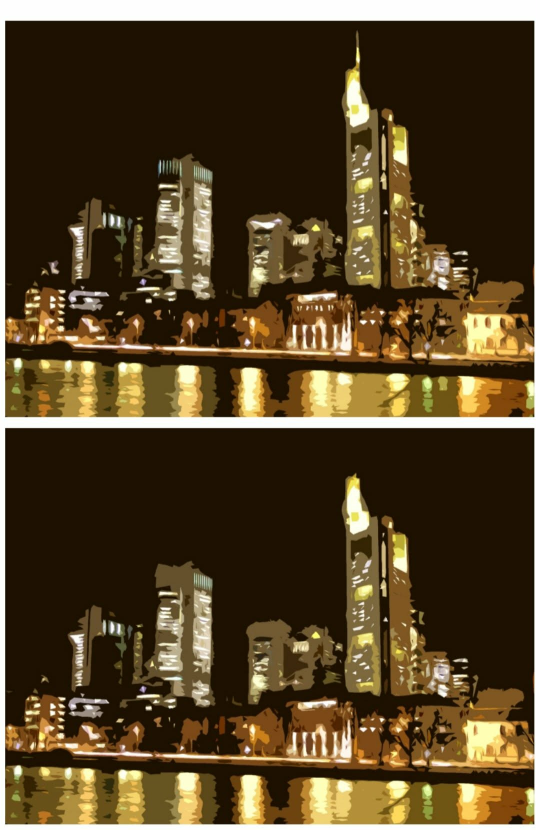
#> input picture spot_the_difference/validation_dataset/puzzle_02.jpg, 1080 x 1659 px (shown at 1/2 size); its folder holds 4 pictures in this run
$ python test_ssim_slice.py
#> lines starting #> are read from the running program, lines starting #| are printed output that depends on the picture
import cv2
import glob
import numpy as np
from skimage.metrics import structural_similarity as ssim

def _ssim(a, b):
    a = cv2.cvtColor(cv2.resize(a, (256, 256)), cv2.COLOR_BGR2GRAY)
    b = cv2.cvtColor(cv2.resize(b, (256, 256)), cv2.COLOR_BGR2GRAY)
    score, _ = ssim(a, b, full=True)
    return score

for f in sorted(glob.glob('validation_dataset/puzzle_*.jpg')):
    img = cv2.imread(f)
#> img is the input picture: shape (1659, 1080, 3); mean B, G, R 39.8, 67.8, 85.3
    h, w = img.shape[:2]
#> h = 1659; w = 1080
    gray = cv2.cvtColor(img, cv2.COLOR_BGR2GRAY)
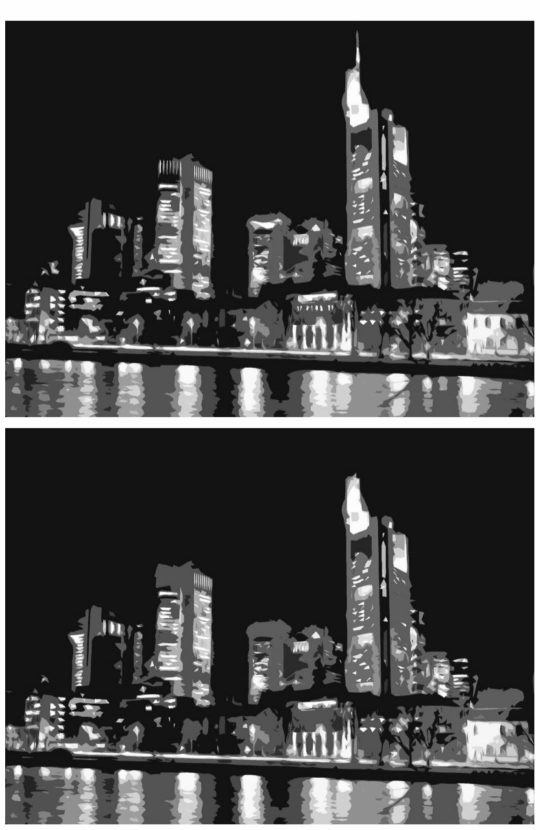
#> gray: shape (1659, 1080) (shown at 1/2 size); min 5, max 255, mean 69.8

    prof_y = gray.mean(axis=1)
#> prof_y = 1659 values, max 254.5 at index 849, min 20.83 at index 860, mean 69.85
    lo, hi = int(h * 0.2), int(h * 0.8)
#> lo = 331; hi = 1327
    smoothed = np.convolve(prof_y, np.ones(10)/10, mode='same')
#> smoothed = 1659 values, max 254 at index 5, min 23.22 at index 863, mean 69.46
    best_score = -1
    best_sep = -1
    for sep in range(lo, hi):
        if smoothed[sep] > smoothed[sep-2] and smoothed[sep] > smoothed[sep+2]:
            a, b = img[:sep], img[sep:]
            min_h = min(a.shape[0], b.shape[0])
            score = _ssim(a[-min_h:], b[:min_h])
            if score > best_score:
                best_score = score
                best_sep = sep
#> this loop made 996 passes
#> (score, best_score) on passes 14, 260, 261, 264, 283, 284, 313, 328, 329, 348, 349, 367: (0.293, 0.293), (0.328, 0.328), (0.329, 0.329), (0.332, 0.332), (0.351, 0.351), (0.354, 0.354), (0.376, 0.376), (0.386, 0.386), (0.388, 0.388), (0.405, 0.405), (0.406, 0.406), (0.41, 0.41)
#> score on passes 15, 42, 43, 60, 61, 78: 0.291, 0.245, 0.243, 0.217, 0.215, 0.196
#> after the loop, best_score = 0.933; best_sep = 846

    prof_x = gray.mean(axis=0)
#> prof_x = 1080 values, max 254.4 at index 1070, min 31.25 at index 451, mean 69.85
    lo, hi = int(w * 0.2), int(w * 0.8)
#> lo = 216; hi = 864
    smoothed_x = np.convolve(prof_x, np.ones(10)/10, mode='same')
#> smoothed_x = 1080 values, max 254 at index 1075, min 31.56 at index 455, mean 69.26
    best_score_x = -1
    best_sep_x = -1
    for sep in range(lo, hi):
        if smoothed_x[sep] > smoothed_x[sep-2] and smoothed_x[sep] > smoothed_x[sep+2]:
            a, b = img[:, :sep], img[:, sep:]
            min_w = min(a.shape[1], b.shape[1])
            score = _ssim(a[:, -min_w:], b[:, :min_w])
            if score > best_score_x:
                best_score_x = score
                best_sep_x = sep
#> this loop made 648 passes
#> (score, best_score_x) on pass 28: (0.448, 0.448)
#> score on passes 29, 59, 60, 85, 86, 146: 0.447, 0.431, 0.43, 0.424, 0.426, 0.447
#> after the loop, best_score_x = 0.448; best_sep_x = 243

    print(f"=== {f} ===")
    print(f"H-cut at {best_sep} (SSIM {best_score:.3f}) | V-cut at {best_sep_x} (SSIM {best_score_x:.3f})")
#| H-cut at 846 (SSIM 0.933) | V-cut at 243 (SSIM 0.448)
#> pass 2 of the loop `for f in sorted(glob.glob('validation_dataset/puzzle_*.jpg')):`:
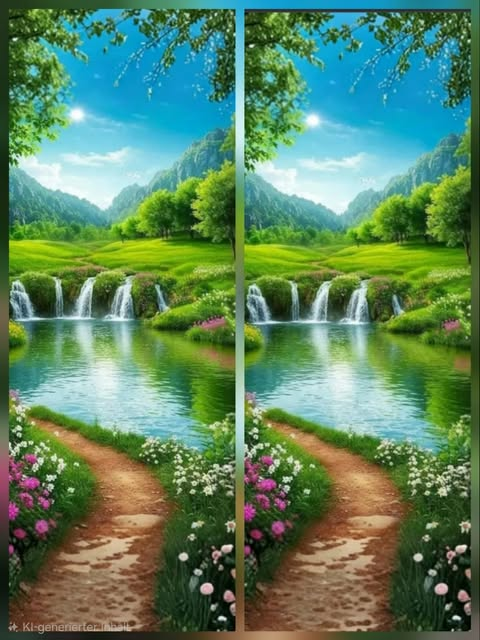
#> input picture spot_the_difference/validation_dataset/puzzle_03.jpg, 480 x 640 px
#> img is the input picture: shape (640, 480, 3); mean B, G, R 96.8, 131.6, 92.6
#> `gray = cv2.cvtColor(img, cv2.COLOR_BGR2GRAY)`:
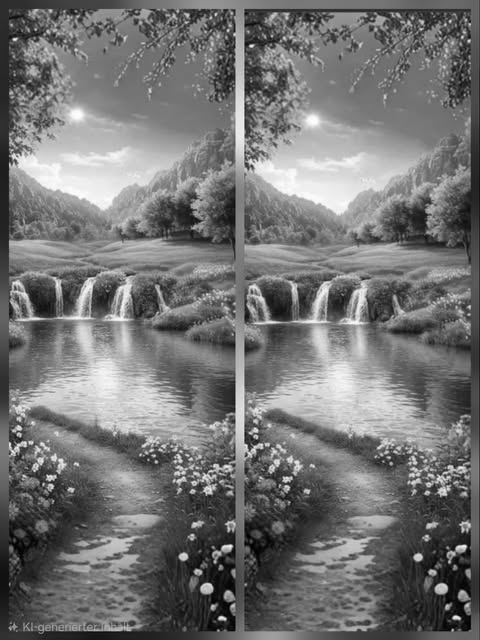
#> gray: shape (640, 480); min 1, max 254, mean 115.9
#> prof_y = 640 values, max 185.7 at index 172, min 69.03 at index 534, mean 115.9
#> smoothed = 640 values, max 184.8 at index 174, min 42.58 at index 639, mean 115.6
#> the loop `for sep in range(lo, hi):` made 384 passes
#> (score, best_score) on passes 42, 47, 100, 128: (0.143, 0.143), (0.147, 0.147), (0.169, 0.169), (0.175, 0.175)
#> after the loop `for sep in range(lo, hi):`: best_score = 0.175; best_sep = 255
#> prof_x = 480 values, max 156.4 at index 243, min 43.15 at index 479, mean 115.9
#> smoothed_x = 480 values, max 153.1 at index 122, min 28.05 at index 0, mean 115.6
#> the loop `for sep in range(lo, hi):` made 288 passes
#> (score, best_score_x) on passes 27, 102, 144: (0.125, 0.125), (0.155, 0.155), (0.371, 0.371)
#> after the loop `for sep in range(lo, hi):`: best_score_x = 0.371; best_sep_x = 239
#| H-cut at 255 (SSIM 0.175) | V-cut at 239 (SSIM 0.371)
#> pass 3 of the loop `for f in sorted(glob.glob('validation_dataset/puzzle_*.jpg')):`:
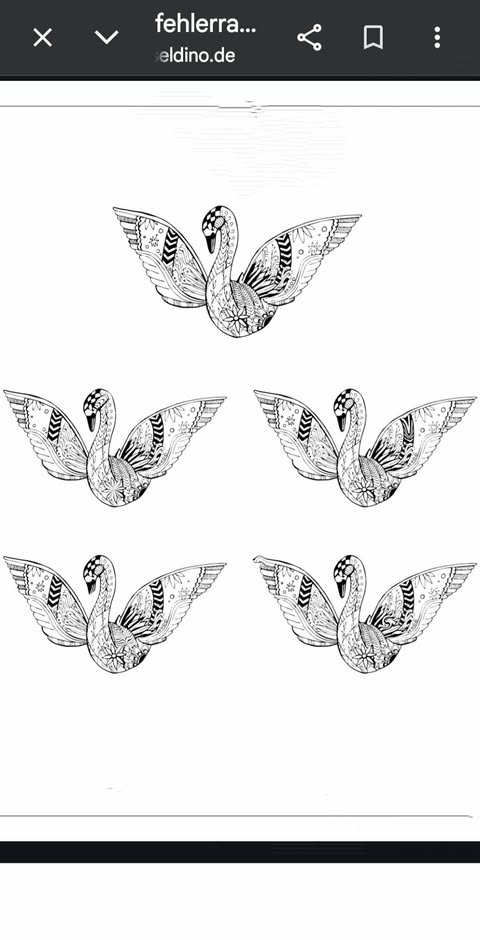
#> input picture spot_the_difference/validation_dataset/puzzle_04.jpg, 480 x 940 px
#> img is the input picture: shape (940, 480, 3); mean B, G, R 221.5, 221.2, 220.8
#> gray: shape (940, 480)
#> prof_y = 940 values, max 255 at index 84, min 3.36 at index 842, mean 221.1
#> smoothed = 940 values, max 254.2 at index 831, min 18.02 at index 847, mean 220.7
#> the loop `for sep in range(lo, hi):` made 564 passes
#> (score, best_score) on passes 1, 10: (0.527, 0.527), (0.552, 0.552)
#> pass 1, in _ssim (call 134), `a = cv2.cvtColor(cv2.resize(a, (256, 256)), cv2.COLOR_BGR2GRAY)`:
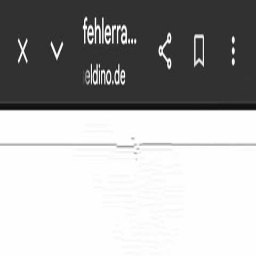
#> a: shape (256, 256); min 15, max 255, mean 167.8
#> pass 1, in _ssim (call 134), `b = cv2.cvtColor(cv2.resize(b, (256, 256)), cv2.COLOR_BGR2GRAY)`:
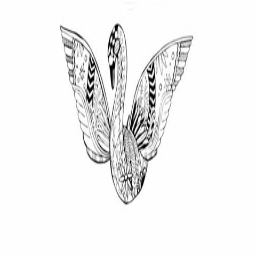
#> b: shape (256, 256); min 0, max 255, mean 241.9
#> after the loop `for sep in range(lo, hi):`: best_score = 0.552; best_sep = 197
#> prof_x = 480 values, max 231.5 at index 437, min 207.9 at index 343, mean 221.1
#> smoothed_x = 480 values, max 229.7 at index 475, min 115 at index 0, mean 219.9
#> the loop `for sep in range(lo, hi):` made 288 passes
#> (score, best_score_x) on passes 5, 6, 131, 132, 137, 138, 143, 144: (0.635, 0.635), (0.635, 0.635), (0.636, 0.636), (0.639, 0.639), (0.644, 0.644), (0.646, 0.646), (0.657, 0.657), (0.661, 0.661)
#> after the loop `for sep in range(lo, hi):`: best_score_x = 0.672; best_sep_x = 379
#| H-cut at 197 (SSIM 0.552) | V-cut at 379 (SSIM 0.672)
#> the loop made 4 passes; the first 3 are shown
